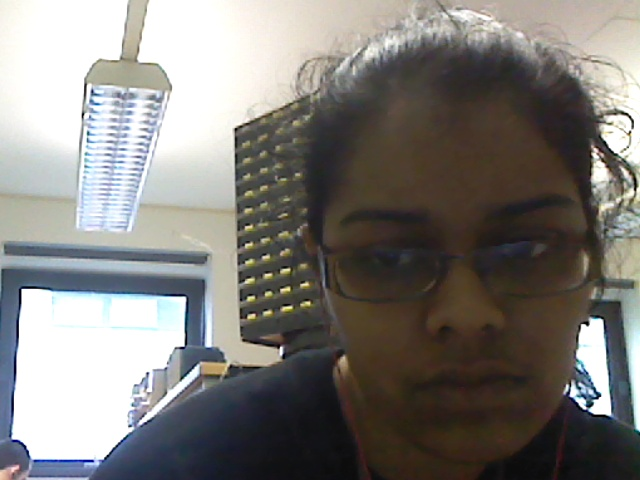
#> input picture people/devangini/image54.jpg, 640 x 480 px, found by its file name
$ python asift.py ../people/devangini/image54.jpg   (Python 2 division)   (older library calls are emulated)
#> lines starting #> are read from the running program, lines starting #| are printed output that depends on the picture
### samples/find_obj.py
'''
Feature-based image matching sample.

USAGE
  find_obj.py [--feature=<sift|surf|orb>[-flann]] [ <image1> <image2> ]

  --feature  - Feature to use. Can be sift, surf of orb. Append '-flann' to feature name
                to use Flann-based matcher instead bruteforce.

  Press left mouse button on a feature point to see its mathcing point.
'''

import numpy as np
import cv2
from common import anorm, getsize

FLANN_INDEX_KDTREE = 1  # bug: flann enums are missing
FLANN_INDEX_LSH    = 6


def init_feature(name):
    chunks = name.split('-')
    if chunks[0] == 'sift':
        detector = cv2.SIFT()
        norm = cv2.NORM_L2
    elif chunks[0] == 'surf':
        detector = cv2.SURF(800)
        norm = cv2.NORM_L2
    elif chunks[0] == 'orb':
        detector = cv2.ORB(400)
        norm = cv2.NORM_HAMMING
    else:
        return None, None
    if 'flann' in chunks:
        if norm == cv2.NORM_L2:
            flann_params = dict(algorithm = FLANN_INDEX_KDTREE, trees = 5)
        else:
            flann_params= dict(algorithm = FLANN_INDEX_LSH,
                               table_number = 6, # 12
                               key_size = 12,     # 20
                               multi_probe_level = 1) #2
        matcher = cv2.FlannBasedMatcher(flann_params, {})  # bug : need to pass empty dict (#1329)
    else:
        matcher = cv2.BFMatcher(norm)
    return detector, matcher


# [74 lines left out: functions filter_matches, explore_match, not called in this run]


# [42 lines that do not run on import are left out]

### samples/asift.py
'''
Created on 05-Apr-2013

@author: Devangini
'''
'''
Affine invariant feature-based image matching sample.

This sample is similar to find_obj.py, but uses the affine transformation
space sampling technique, called ASIFT [1]. While the original implementation
is based on SIFT, you can try to use SURF or ORB detectors instead. Homography RANSAC
is used to reject outliers. Threading is used for faster affine sampling.

[1] http://www.ipol.im/pub/algo/my_affine_sift/

USAGE
  asift.py [--feature=<sift|surf|orb>[-flann]] [ <image1> <image2> ]

  --feature  - Feature to use. Can be sift, surf of orb. Append '-flann' to feature name
                to use Flann-based matcher instead bruteforce.

  Press left mouse button on a feature point to see its mathcing point.
'''

import numpy as np
import cv2
import itertools as it
from multiprocessing.pool import ThreadPool

from common import Timer
from find_obj import init_feature, filter_matches, explore_match


def affine_skew(tilt, phi, img, mask=None):
    '''
    affine_skew(tilt, phi, img, mask=None) -> skew_img, skew_mask, Ai

    Ai - is an affine transform matrix from skew_img to img
    '''
    h, w = img.shape[:2]
    if mask is None:
        mask = np.zeros((h, w), np.uint8)
        mask[:] = 255
    A = np.float32([[1, 0, 0], [0, 1, 0]])
    if phi != 0.0:
        phi = np.deg2rad(phi)
        s, c = np.sin(phi), np.cos(phi)
        A = np.float32([[c,-s], [ s, c]])
        corners = [[0, 0], [w, 0], [w, h], [0, h]]
        tcorners = np.int32( np.dot(corners, A.T) )
        x, y, w, h = cv2.boundingRect(tcorners.reshape(1,-1,2))
        A = np.hstack([A, [[-x], [-y]]])
        img = cv2.warpAffine(img, A, (w, h), flags=cv2.INTER_LINEAR, borderMode=cv2.BORDER_REPLICATE)
    if tilt != 1.0:
        s = 0.8*np.sqrt(tilt*tilt-1)
        img = cv2.GaussianBlur(img, (0, 0), sigmaX=s, sigmaY=0.01)
        img = cv2.resize(img, (0, 0), fx=1.0/tilt, fy=1.0, interpolation=cv2.INTER_NEAREST)
        A[0] /= tilt
    if phi != 0.0 or tilt != 1.0:
        h, w = img.shape[:2]
        mask = cv2.warpAffine(mask, A, (w, h), flags=cv2.INTER_NEAREST)
    Ai = cv2.invertAffineTransform(A)
    return img, mask, Ai


def affine_detect(detector, img, mask=None, pool=None):
    '''
    affine_detect(detector, img, mask=None, pool=None) -> keypoints, descrs

    Apply a set of affine transormations to the image, detect keypoints and
    reproject them into initial image coordinates.
    See http://www.ipol.im/pub/algo/my_affine_sift/ for the details.

    ThreadPool object may be passed to speedup the computation.
    '''
    params = [(1.0, 0.0)]
    for t in 2**(0.5*np.arange(1,6)):
        for phi in np.arange(0, 180, 72.0 / t):
            params.append((t, phi))

    def f(p):
        t, phi = p
        timg, tmask, Ai = affine_skew(t, phi, img)
        keypoints, descrs = detector.detectAndCompute(timg, tmask)
        for kp in keypoints:
            x, y = kp.pt
            kp.pt = tuple( np.dot(Ai, (x, y, 1)) )
        if descrs is None:
            descrs = []
        return keypoints, descrs
    keypoints, descrs = [], []
    if pool is None:
        ires = it.imap(f, params)
    else:
        ires = pool.imap(f, params)
    for i, (k, d) in enumerate(ires):
        print 'affine sampling: %d / %d\r' % (i+1, len(params)),
        keypoints.extend(k)
        descrs.extend(d)
    print
    return keypoints, np.array(descrs)

if __name__ == '__main__':
    print __doc__

    import sys, getopt
    opts, args = getopt.getopt(sys.argv[1:], '', ['feature='])
    opts = dict(opts)
    feature_name = opts.get('--feature', 'sift-flann')
    try: fn1, fn2 = args
    except:
        fn1 = 'images/image54.jpg'
        fn2 = 'images/image70.jpg'

    img1 = cv2.imread(fn1, 0)
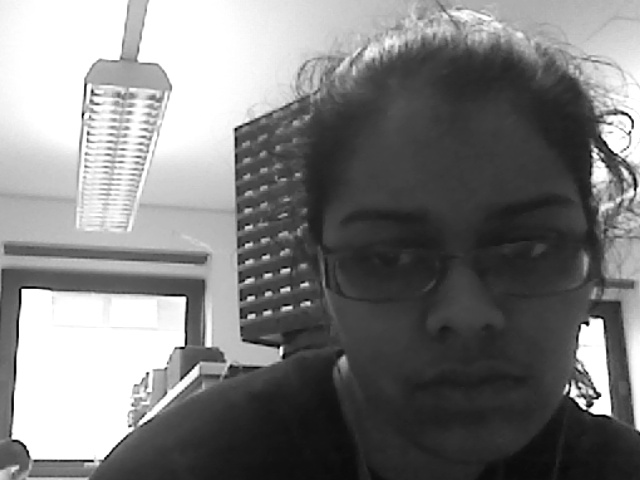
#> img1: shape (480, 640); min 0, max 255, mean 125.6
    img2 = cv2.imread(fn2, 0)
    detector, matcher = init_feature(feature_name)
    if detector != None:
        print 'using', feature_name
    else:
        print 'unknown feature:', feature_name
        sys.exit(1)

    pool=ThreadPool(processes = cv2.getNumberOfCPUs())
    kp1, desc1 = affine_detect(detector, img1, pool=pool)
#> in f, `timg, tmask, Ai = affine_skew(t, phi, img)`: tmask: shape (480, 640); every value is 255
#> in f, `timg, tmask, Ai = affine_skew(t, phi, img)`: Ai = [[1, 0, 0], [0, 1, 0]]
#> in f, `keypoints, descrs = detector.detectAndCompute(timg, tmask)`: keypoints = 1334 keypoints; strongest (x, y, size): (83, 114, 2), (630, 117, 1.8), (587, 323, 3.1), (92, 461, 2.1)
#> the loop in affine_detect, `for i, (k, d) in enumerate(ires):` made 43 passes
#> pass 1, in affine_skew (call 2), `img = cv2.resize(img, (0, 0), fx=1.0/tilt, fy=1.0, interpolation=cv2.I..`:
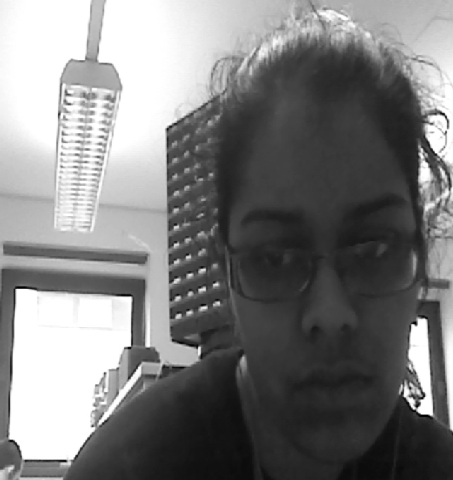
#> img: shape (480, 453); min 0, max 255, mean 125.7
#> after the loop in affine_detect, `for i, (k, d) in enumerate(ires):`: descrs = 19331 items; keypoints = 19331 keypoints; strongest (x, y, size): (596, 363, 13.6), (83, 114, 2), (630, 117, 1.8), (587, 323, 3.1)
#> kp1 has the same summary as keypoints in affine_detect
    kp2, desc2 = affine_detect(detector, img2, pool=pool)
#> after the loop in affine_detect, `for i, (k, d) in enumerate(ires):`: descrs = []
#> (the run stopped early here; a loop or call above may not have finished)

$ run again, with people/devangini/image10.jpg copied over people/devangini/image54.jpg
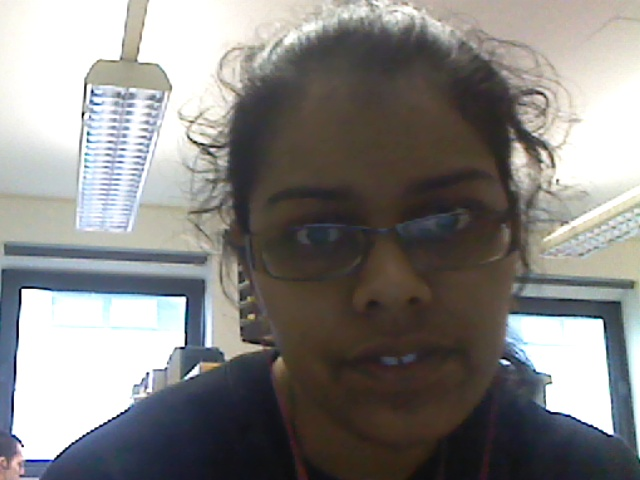
#> input picture people/devangini/image10.jpg, 640 x 480 px, found by its file name
#> `img1 = cv2.imread(fn1, 0)`:
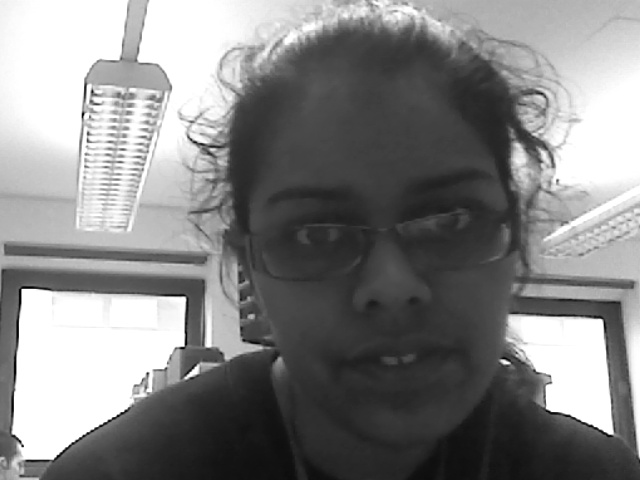
#> img1: shape (480, 640); min 0, max 255, mean 132.2
#> tmask: shape (480, 640); every value is 255
#> in f, `timg, tmask, Ai = affine_skew(t, phi, img)`: Ai = [[1, 0, 0], [0, 1, 0]]
#> in f, `keypoints, descrs = detector.detectAndCompute(timg, tmask)`: keypoints = 1103 keypoints; strongest (x, y, size): (83, 114, 2.1), (147, 373, 2), (20, 441, 1.9), (505, 362, 3.6)
#> the loop in affine_detect, `for i, (k, d) in enumerate(ires):` made 43 passes
#> pass 1, in affine_skew (call 2), `img = cv2.resize(img, (0, 0), fx=1.0/tilt, fy=1.0, interpolation=cv2.I..`:
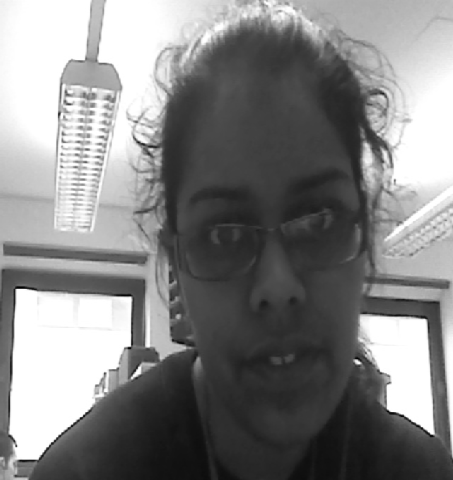
#> img: shape (480, 453); min 0, max 255, mean 132.3
#> after the loop in affine_detect, `for i, (k, d) in enumerate(ires):`: descrs = 15885 items; keypoints = 15885 keypoints; strongest (x, y, size): (83, 114, 2.1), (83, 113, 2.2), (147, 373, 2), (558, 367, 34.7)
#> kp1 has the same summary as keypoints in affine_detect
#> after the loop in affine_detect, `for i, (k, d) in enumerate(ires):`: descrs = []
